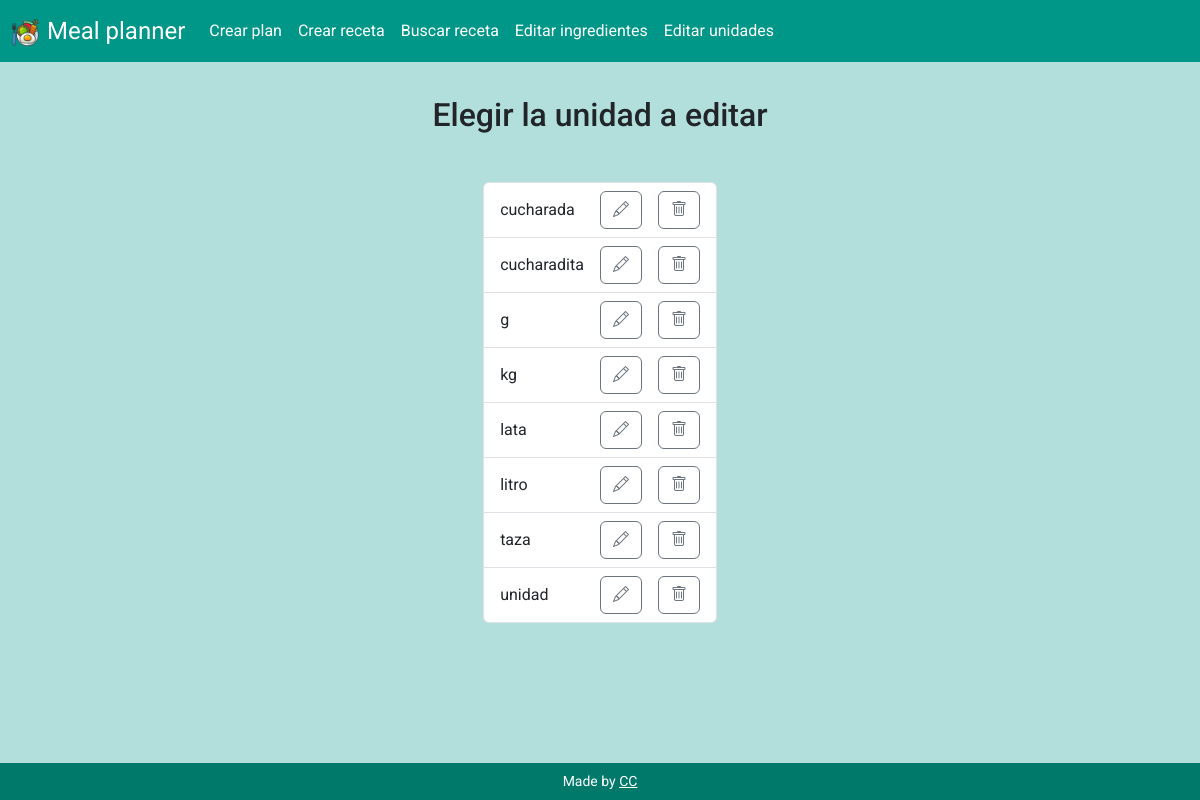
Page /edit_units on the earlier database version.
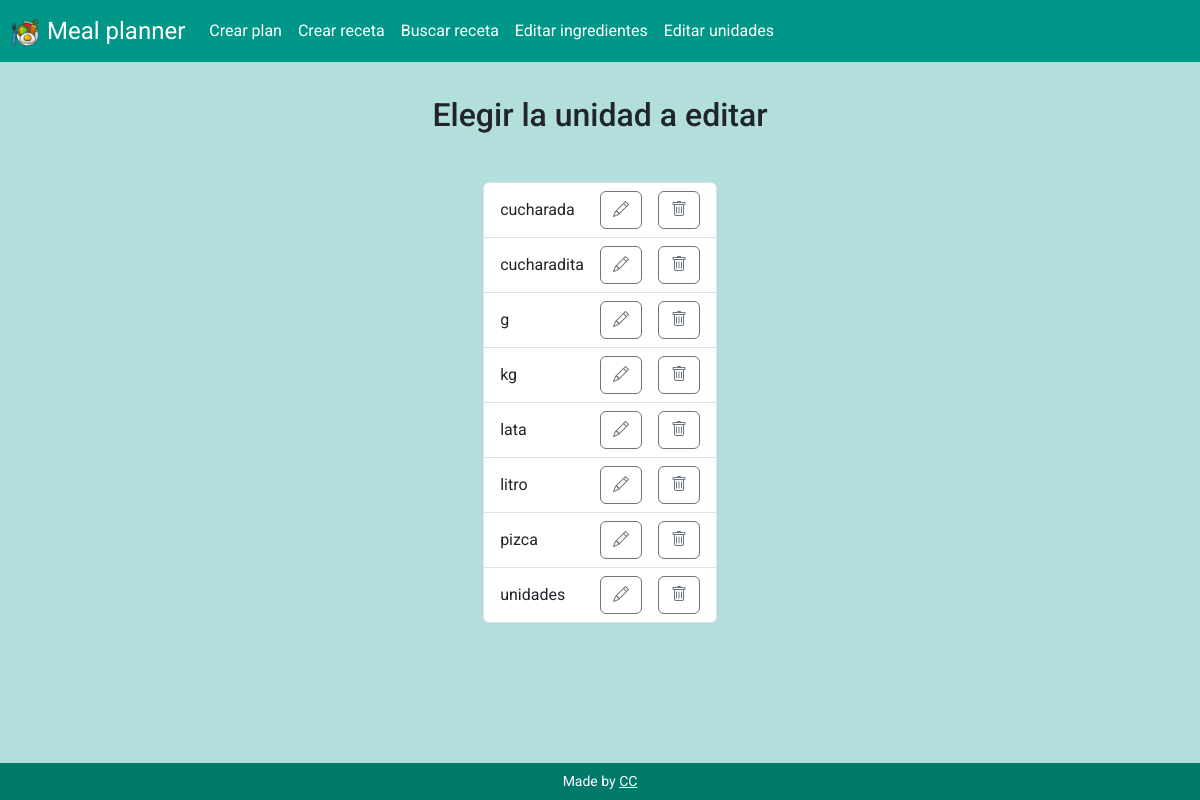
Same page on the later database version.
### tables this page shows
CREATE TABLE units (id INTEGER PRIMARY KEY AUTOINCREMENT NOT NULL, name TEXT NOT NULL);

### app.py (the view)
@app.route("/edit_units")
def edit_units():
    cur = db_connect()
    cur.execute("SELECT * FROM units ORDER BY name ASC")
    all_units = cur.fetchall()
    db_close(cur)
    return render_template("edit_units.html", all_units=all_units)

### app.py (called while the page is built)
def db_connect():
    con = sqlite3.connect("meal_planner.db")
    con.row_factory = sqlite3.Row
    cur = con.cursor()
    return cur

def db_close(con):
    con.close()

@app.after_request
def after_request(response):
    response.headers["Cache-Control"] = "no-cache, no-store, must-revalidate"
    response.headers["Expires"] = 0
    response.headers["Pragma"] = "no-cache"
    return response

### templates/edit_units.html (shortened to what this page needs)
{% extends "layout.html" %}
{% block main %}
    <section class="container-fluid text-center">
        <h2 class="mb-5">Elegir la unidad a editar</h2>
        <ul class="list-group d-inline-flex">
            {% for unit in all_units %}
                <li class="list-group-item d-flex justify-content-between align-items-center">
                    <p class="m-0">{{ unit["name"] }}</p>
                    <div class="d-flex">
                        <form action="/edit_single_unit" method="get">
                            <button type="submit" class="btn btn-outline-secondary mx-3"><i class="bi bi-pencil"></i></button>
                        </form>
                        <form action="/delete_unit" method="get">
                            <button type="submit" class="btn btn-outline-secondary"><i class="bi bi-trash"></i></button>
                        </form>
                    </div>
                </li>
            {% endfor %}
        </ul>
    </section>
{% endblock %}

Differences in the rows shown:
removed units: name "taza"
added units: name "pizca"
changed units: name "unidad" → "unidades"
